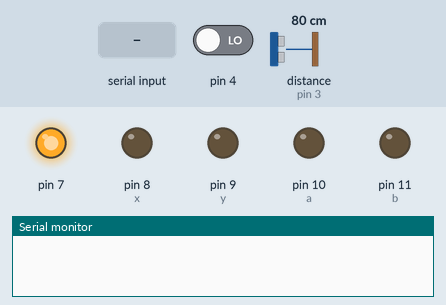
Simulated run of this sketch. Board: Arduino Uno, built with avr-gcc and run on an emulated ATmega328P. Shown: output pins drawn as LEDs (lit = HIGH), the last lines printed to the serial monitor. Wiring (inferred from the names in the program): ultrasonic range finder: trigger pin 2; echo pin 3. Dashed ring = blinking. The inputs (shaded band) are chosen by the test bench; at power-on: distance to the obstacle (sensor on pin 3) 80 cm, pin 4 LOW. The echo pulse lasts 58.3 µs per cm; pins used as bus, display or sensor lines are not drawn.

Above: at 1.2 s.
1.3 s: distance to the obstacle (sensor on pin 3) set to 15 cm
2.8 s: distance to the obstacle (sensor on pin 3) set to 12 cm
At 3.6 s:
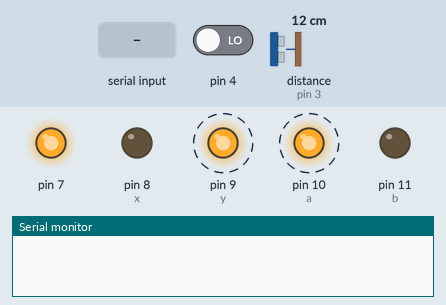
5.8 s: "1\n" received over Serial
At 6.2 s:
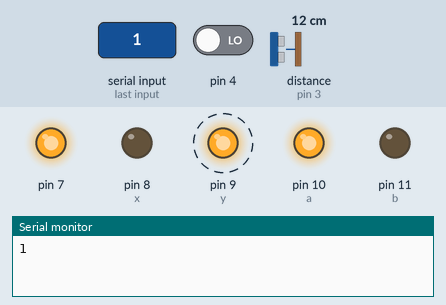
8.8 s: byte 48 ('0') received over Serial
At 9.6 s:
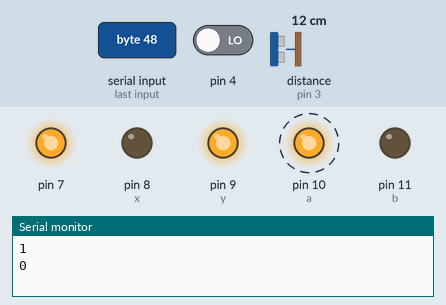
11.8 s: byte 51 ('3') received over Serial
At 12.3 s:
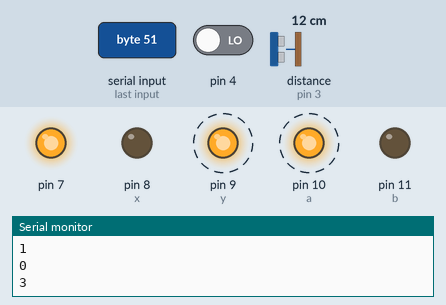
14.8 s: byte 52 ('4') received over Serial
Timing chart, 0 to 18.8 s (numbered marks = the images above; inputs shaded):
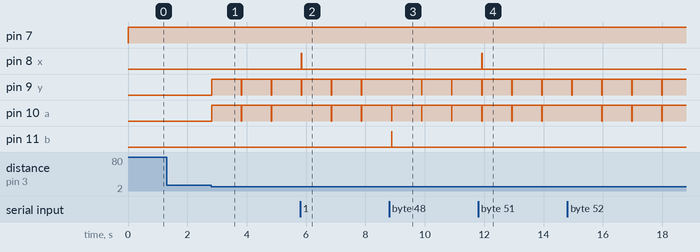

Measured:
- the behaviour switches between 14 and 13 cm on distance to the obstacle (sensor on pin 3) (found by bisection; images 0 and 1)
- after the input at 1.3 s, every drawn part: stays the same
- after the input at 2.8 s, pin 9 (y), pin 10 (a): alternates HIGH for 1.0 s and LOW for 0.01 s, starting at once
- after the input at 5.8 s, pin 8 (x): LOW → HIGH at once, → LOW 0.01 s later
- after the input at 8.8 s, pin 11 (b): LOW → HIGH after 0.08 s, → LOW 0.01 s later
- after the input at 11.8 s, pin 8 (x): LOW → HIGH after 0.12 s, → LOW 0.01 s later

The sketch:

Smart_Wheelchair.ino
```cpp
char Incoming_value = 0;
int trigPin = 2;
int echoPin = 3;
int x = 8;
int y = 9;
int a = 10;
int b = 11;


void setup()
{
  Serial.begin(9600);
  pinMode(4,INPUT);
  pinMode(7,OUTPUT);
  pinMode(x,OUTPUT);
  pinMode(y,OUTPUT);
  pinMode(a,OUTPUT);
  pinMode(b,OUTPUT);
   pinMode(trigPin, OUTPUT);
  pinMode(echoPin, INPUT);


}

void loop()
{ digitalWrite(6,HIGH);
digitalWrite(7,HIGH);
long duration, distance;
  digitalWrite(trigPin, HIGH);
  delayMicroseconds(1000);
  digitalWrite(trigPin, LOW);
  duration = pulseIn(echoPin, HIGH);
  distance = (duration / 2) / 29.1;

  delay(10);
  if((distance<=12))
  {
    digitalWrite(x, LOW);
    digitalWrite(y,HIGH);
    digitalWrite(a,HIGH);
    digitalWrite(b,LOW);
    delay(1000);
    digitalWrite(x,LOW);
    digitalWrite(y,LOW);
    digitalWrite(a,LOW);
    digitalWrite(b,LOW);


}
if(digitalRead(4)==HIGH){
  digitalWrite(x,LOW);
  digitalWrite(y,LOW);
  digitalWrite(a,LOW);
  digitalWrite(b,LOW);
  delay(1000);
  digitalWrite(x,LOW);
  digitalWrite(y,HIGH);
  digitalWrite(a,LOW);
  digitalWrite(b,HIGH);
  delay(800);
  digitalWrite(x,LOW);
  digitalWrite(y,LOW);
  digitalWrite(a,LOW);
  digitalWrite(b,LOW);
  delay(1000);

} else{

  if(Serial.available() > 0)
  {
    Incoming_value = Serial.read();
    Serial.print(Incoming_value);
    Serial.println("\n");
    if(Incoming_value == '1') {
      digitalWrite(x,HIGH);
      digitalWrite(y,LOW);
      digitalWrite(a,HIGH);
      digitalWrite(b,LOW);}
    else if(Incoming_value == '0') {
      digitalWrite(x,LOW);
      digitalWrite(y,HIGH);
      digitalWrite(a,LOW);
      digitalWrite(b,HIGH);}
    else if(Incoming_value == '2'){
     digitalWrite(x,LOW);
     digitalWrite(y,LOW);
     digitalWrite(a,LOW);
     digitalWrite(b,LOW); }
    else if(Incoming_value == '3'){
      digitalWrite(x,HIGH);
      digitalWrite(y,LOW);
      digitalWrite(a,LOW);
      digitalWrite(b,LOW);}
    else if(Incoming_value == '4'){
      digitalWrite(x,LOW);
      digitalWrite(y,LOW);
      digitalWrite(a,HIGH);
      digitalWrite(b,LOW);}

    }

    }
}
    
```
